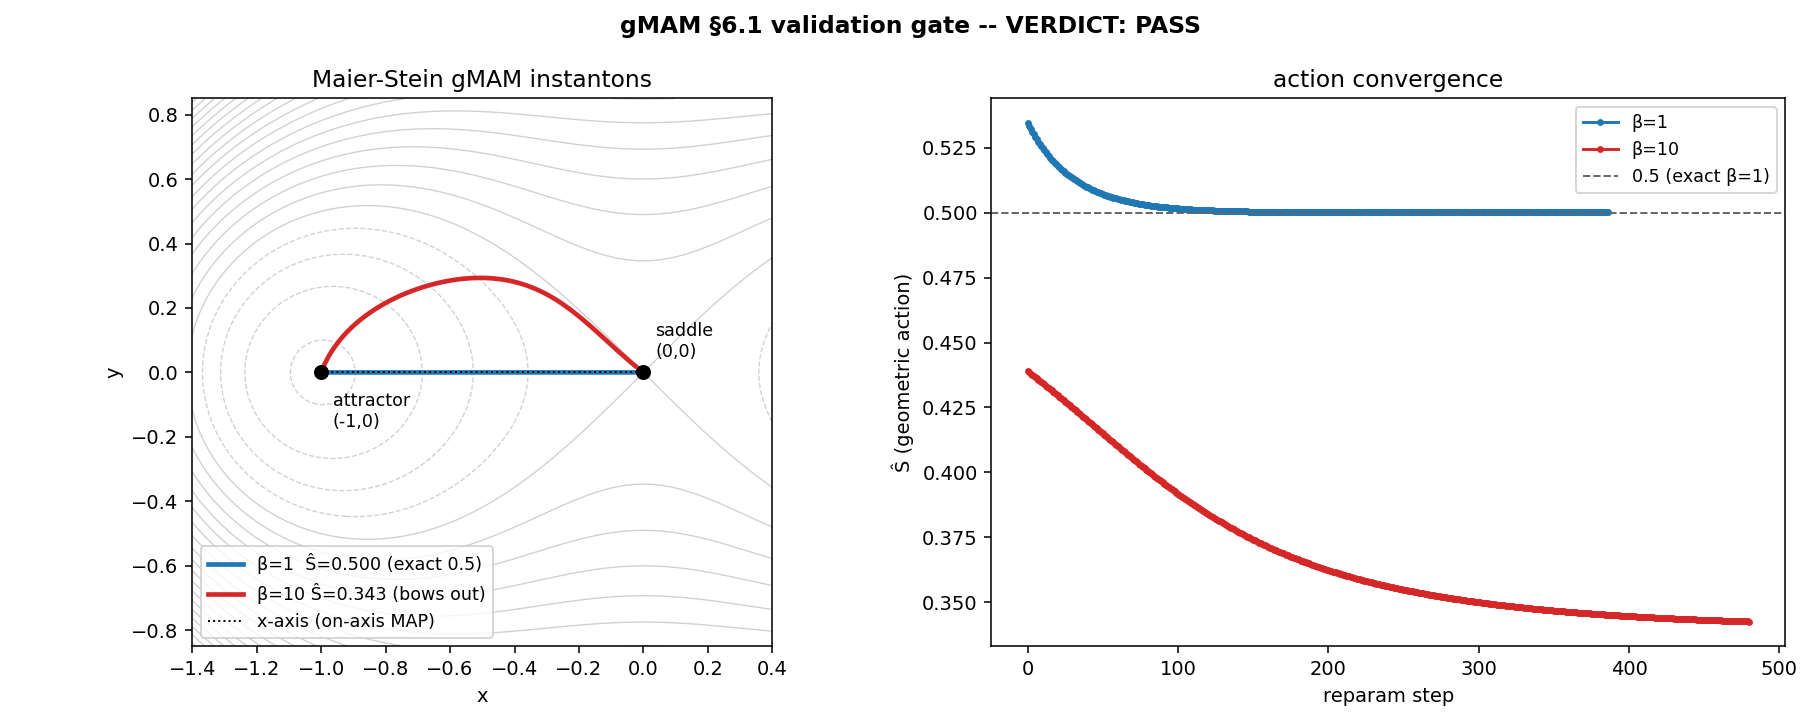

The script that saved this image:
r"""gmam_maier_stein.py -- §6.1 of docs/gmam_plan.md: the code-correctness gate for the gMAM minimizer.

Reproduce a PUBLISHED instanton/action before any homochiral number is trusted (the gMAM core lives in
gmam_current_aids.py: geom_action / geom_grad / arc_reparam / gmam_minimize).

Maier-Stein system (Maier & Stein 1993/1997; Heymann & Vanden-Eijnden 2008):
    b(x,y) = ( x - x^3 - beta*x*y^2 ,  -(1 + x^2)*y ) ,   additive noise (a = I).
Fixed points: stable (+-1, 0), saddle (0,0).  Escape studied: (-1,0) -> (0,0).

Two checks:
  (GATE, beta=1, GRADIENT)  d_x b1 = -2*beta*x*y = d_y b2  =>  b = -grad U with
        U = -x^2/2 + x^4/4 + (1+x^2)*y^2/2.   On-axis is the minimizer; EXACT action
        Shat = 2[U(0,0) - U(-1,0)] = 2*(1/4) = 0.5 ,  instanton on the x-axis (y == 0).
  (CAPABILITY, beta=10, NON-gradient, beta > beta_c ~ 4)  the optimal path BOWS OFF the x-axis
        (Maier-Stein symmetry-breaking of the MPEP) with action < 0.5 -- the same off-invariant-
        subspace bend the homochiral instanton must perform to harvest the protected current.

PASS  <=>  beta=1 action within ~2% of 0.5 AND on-axis (max|y| ~ 0) ; beta=10 action < 0.5 with max|y|>0.
"""
from __future__ import annotations
import sys
from pathlib import Path
import numpy as np
try:
    sys.stdout.reconfigure(encoding="utf-8")
except (AttributeError, ValueError):
    pass
import matplotlib
matplotlib.use("Agg")
import matplotlib.pyplot as plt

sys.path.insert(0, str(Path(__file__).resolve().parent))
from gmam_current_aids import geom_action, gmam_minimize, arc_reparam  # the core under test

OUT = Path(__file__).resolve().parent
X_A = np.array([-1.0, 0.0])           # source basin
X_S = np.array([0.0, 0.0])            # saddle
ADD_INV = lambda X: np.ones_like(X)   # additive metric a = I, batched  (noqa: E731)


def ms_drift(beta):
    def b(X):                          # batched: X (S,2) -> (S,2)
        x, y = X[:, 0], X[:, 1]
        return np.stack([x - x ** 3 - beta * x * y ** 2, -(1.0 + x ** 2) * y], axis=1)
    return b


def U(x, beta=1.0):                                   # potential (valid only at beta=1; for the contour)
    return -x[0] ** 2 / 2 + x[0] ** 4 / 4 + (1 + x[0] ** 2) * x[1] ** 2 / 2


def initial_path(N=80, ybump=0.15):
    """straight line (-1,0)->(0,0) with a sin y-bump: breaks the y->-y symmetry so a beta>beta_c path
    can bow out, and tests that beta=1 descent drives the bump back to the axis."""
    s = np.linspace(0, 1, N + 1)
    path = np.stack([(1 - s) * X_A[0] + s * X_S[0], ybump * np.sin(np.pi * s)], axis=1)
    return path


def run(beta, **kw):
    drift = ms_drift(beta)
    p0 = initial_path()
    path, S, hist = gmam_minimize(p0, drift, ADD_INV, clip_pos=False, **kw)
    return dict(beta=beta, path=path, S=S, hist=hist, maxy=float(np.abs(path[:, 1]).max()),
                S0=float(geom_action(p0, drift, ADD_INV)))


def main():
    print("=" * 88)
    print("gMAM VALIDATION GATE -- Maier-Stein (plan §6.1). Exact target: beta=1 action = 0.500, on-axis.")
    print("=" * 88)
    g1 = run(1.0, n_iter=15000, dtau=8e-3, reparam_every=25)
    g10 = run(10.0, n_iter=12000, dtau=1e-3, reparam_every=25)

    err = abs(g1["S"] - 0.5) / 0.5
    gate_b1 = (err < 0.01) and (g1["maxy"] < 5e-3)
    cap_b10 = (g10["S"] < 0.5 - 1e-3) and (g10["maxy"] > 1e-2)

    for g, tag, target in ((g1, "beta=1 (gradient)", "0.5000 exact"),
                           (g10, "beta=10 (non-grad)", "< 0.5, off-axis")):
        print(f"\n[{tag}]  target {target}")
        print(f"   S_hat: initial(seed)={g['S0']:.4f}  ->  minimized={g['S']:.4f}   "
              f"(iters tracked: {len(g['hist'])})")
        print(f"   instanton max|y| = {g['maxy']:.4f}   "
              f"({'ON-axis' if g['maxy'] < 1e-2 else 'OFF-axis (bowed out)'})")
    print(f"\n   beta=1  relative error vs 0.5 : {err*100:.2f}%")
    print("-" * 88)
    verdict = "PASS" if (gate_b1 and cap_b10) else "FAIL"
    print(f"   GATE (beta=1 -> 0.5 on-axis): {'PASS' if gate_b1 else 'FAIL'}    "
          f"CAPABILITY (beta=10 bow-out): {'PASS' if cap_b10 else 'FAIL'}")
    print(f"   §6.1 VERDICT: {verdict}  "
          f"-- {'minimizer trustworthy; proceed to A then H' if verdict=='PASS' else 'fix before substrates'}")
    print("-" * 88)

    # ---- figure: instantons over the U-contour + action convergence ----
    fig, (axp, axc) = plt.subplots(1, 2, figsize=(13, 5.2))
    xs = np.linspace(-1.4, 0.4, 220); ys = np.linspace(-0.85, 0.85, 220)
    XX, YY = np.meshgrid(xs, ys)
    UU = -XX ** 2 / 2 + XX ** 4 / 4 + (1 + XX ** 2) * YY ** 2 / 2
    axp.contour(XX, YY, UU, levels=24, colors="0.82", linewidths=0.7, zorder=0)
    axp.plot(g1["path"][:, 0], g1["path"][:, 1], "-", lw=2.4, color="#1f77b4",
             label=f"β=1  Ŝ={g1['S']:.3f} (exact 0.5)")
    axp.plot(g10["path"][:, 0], g10["path"][:, 1], "-", lw=2.4, color="#d62728",
             label=f"β=10 Ŝ={g10['S']:.3f} (bows out)")
    axp.plot([-1, 0], [0, 0], "k:", lw=1, label="x-axis (on-axis MAP)")
    axp.scatter([-1, 0], [0, 0], c="k", s=45, zorder=5)
    axp.annotate("attractor\n(-1,0)", (-1, 0), textcoords="offset points", xytext=(6, -28), fontsize=9)
    axp.annotate("saddle\n(0,0)", (0, 0), textcoords="offset points", xytext=(6, 8), fontsize=9)
    axp.set_xlabel("x"); axp.set_ylabel("y"); axp.set_title("Maier-Stein gMAM instantons")
    axp.legend(loc="lower left", fontsize=9); axp.set_aspect("equal", "box")
    axc.plot(np.arange(len(g1["hist"])), g1["hist"], "-o", ms=2.5, color="#1f77b4", label="β=1")
    axc.plot(np.arange(len(g10["hist"])), g10["hist"], "-o", ms=2.5, color="#d62728", label="β=10")
    axc.axhline(0.5, color="0.4", ls="--", lw=1, label="0.5 (exact β=1)")
    axc.set_xlabel("reparam step"); axc.set_ylabel("Ŝ (geometric action)")
    axc.set_title("action convergence"); axc.legend(fontsize=9)
    fig.suptitle(f"gMAM §6.1 validation gate -- VERDICT: {verdict}", fontweight="bold")
    fig.tight_layout()
    png = OUT / "gmam_maier_stein.png"
    fig.savefig(png, dpi=140); plt.close(fig)
    print(f"\n   figure -> {png.name}")
    return verdict


if __name__ == "__main__":
    sys.exit(0 if main() == "PASS" else 1)
